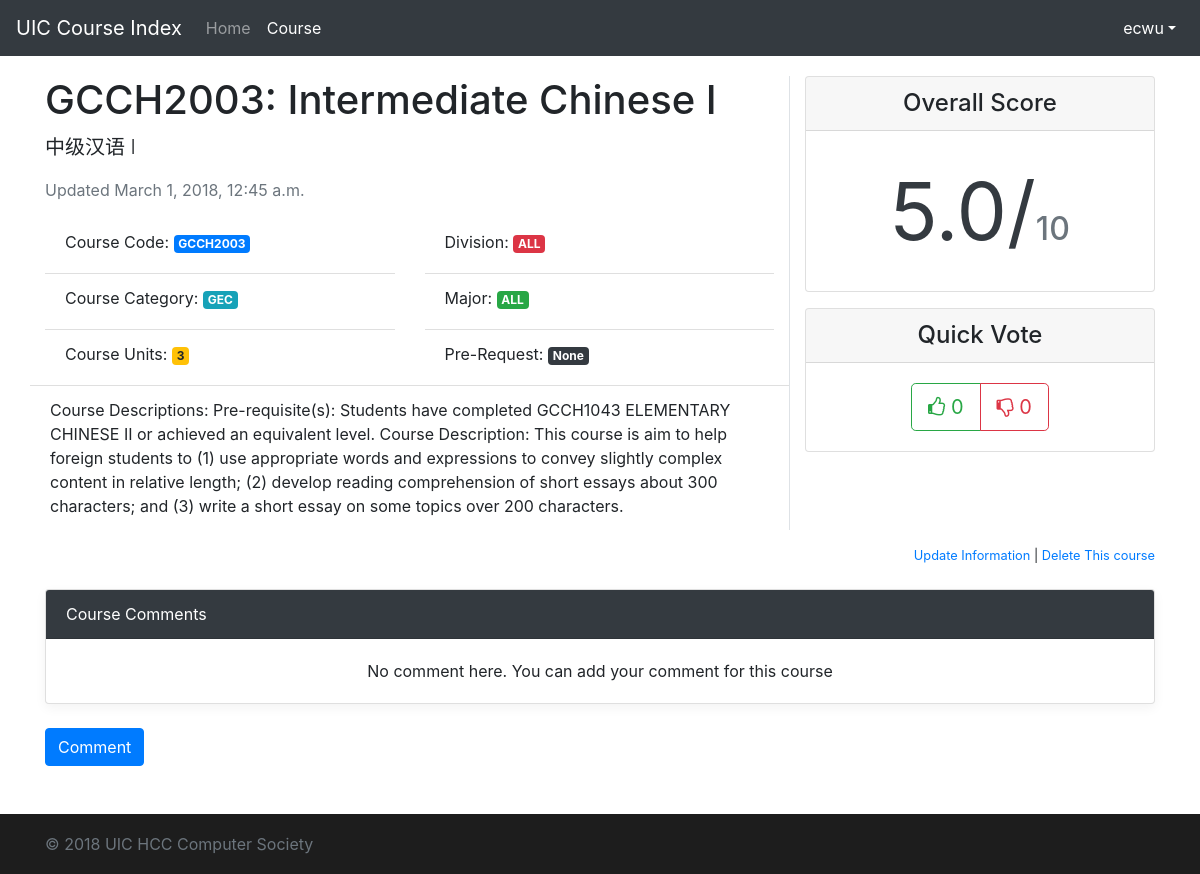
The page /course/16/ (signed in) on the database as committed earlier.
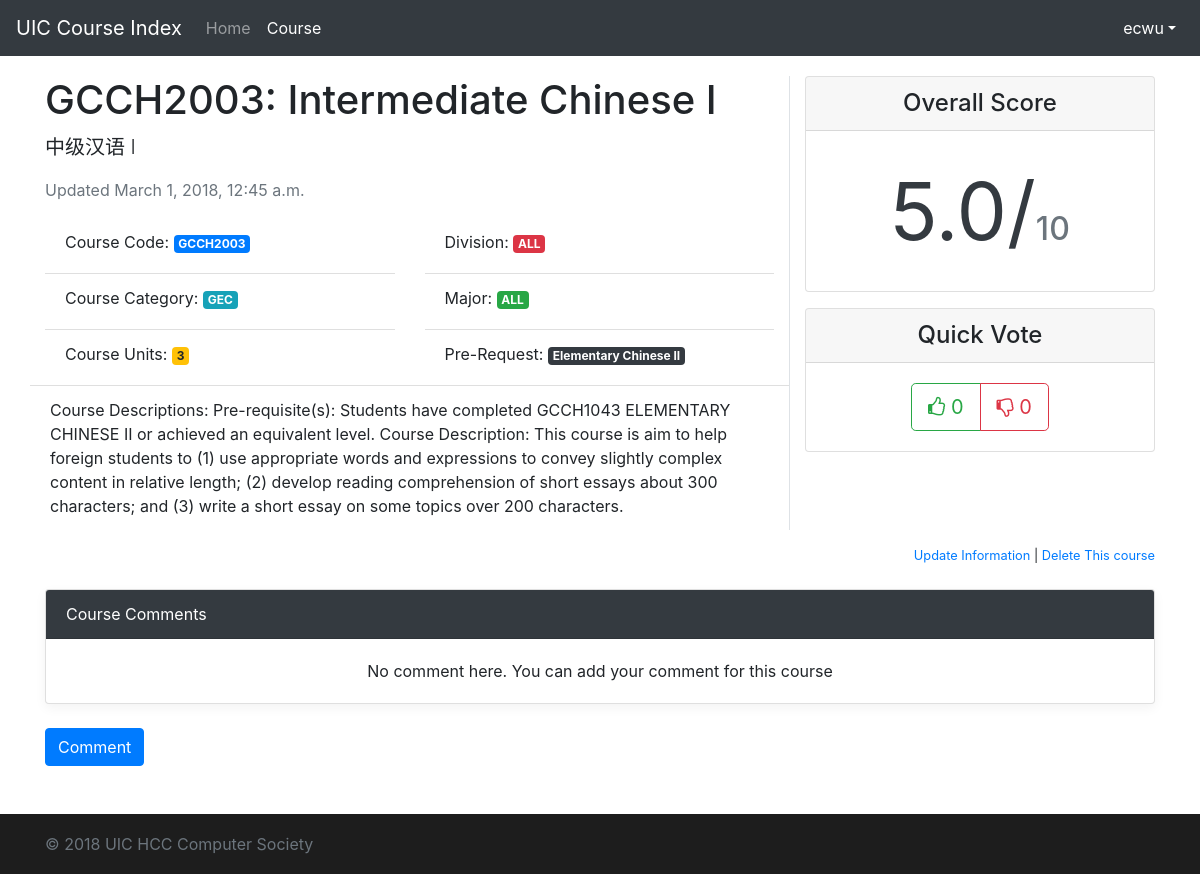
The same page on the database as committed later.
### course/models.py (models this page shows)
class Course(models.Model):
    UIC_DIVISION = (('DST', 'Division of Science and Technology'),
                    ('DBM', 'Division of Business and Management'),
                    ('DHSS', 'Division of Humanities and Social Sciences'),
                    ('DCC', 'Division of Culture and Creativity'),
                    ('ALL', 'All Division'))
    UIC_MAJOR = (
        ('DST', (
            ('FST', 'Food Science and Technology'),
            ('ENVS', 'Environmental Science'),
            ('APSY', 'Applied Psychology'),
            ('STAT', 'Statistics'),
            ('FM', 'Financial Mathematics'),
            ('CST', 'Computer Science and Technology'),
            ('DS', 'Data Science'),
            ('ALLDST', 'All DST Major')
        )),
        ('DBM', (
            ('ACCT', 'Accounting'),
            ('FIN', 'Finance'),
            ('AE', 'Applied Economics'),
            ('EBIS', 'e-Business Management and Information Systems'),
            ('MHR', 'Management of Human Resources'),
            ('MKT', 'Marketing Management'),
            ('EPIN', 'Entrepreneurship and Innovation'),
            ('ALLDBM', 'All DBM Major')
        )),
        ('DCC', (
            ('CCM', 'Culture, Creativity and Management'),
            ('CTV', 'Cinema and Television'),
            ('MAD', 'Media Arts and Design'),
            ('ALLDCC', 'All DCC Major')
        )),
        ('DHSS', (
            ('GIR', 'Government and International Relations'),
            ('SWSA', 'Social Work and Social Administration'),
            ('IJ', 'International Journalism'),
            ('PRA', 'Public Relations and Advertising'),
            ('ATS', 'Applied Translation Studies '),
            ('ELLS', 'English Language and Literature Studies'),
            ('ALLDHSS', 'All DHSS Major')
        )),
        ('ALL', 'ALL Major')
    )
    UIC_COURSE_CATEGORY = (
        ('BBAC', 'BBA (Hons) Core'),
        ('MR', 'Major Required'),
        ('ME', 'Major Elective'),
        ('GEC', 'General Education Core'),
        ('GED', 'General Education Distribution'),
        ('WPEX', 'Whole Person Education Experiential Learning Modules'),
        ('FE', 'Free Elective')
    )
    UIC_COURSE_UNITS = (
        (3, 'Three Units'),
        (1, 'One Unit')
    )
    course_name_en = models.CharField(max_length=128, null=True)
    course_name_cn = models.CharField(max_length=128, null=True)
    course_code = models.CharField(max_length=32, default='EMPY1003')
    course_units = models.IntegerField(default=3, choices=UIC_COURSE_UNITS)
    course_class = models.CharField(max_length=32, default='DEFAULT_CLASS')
    course_major = models.CharField(max_length=32, default='ALL', choices=UIC_MAJOR)
    course_division = models.CharField(max_length=32, default='ALL', choices=UIC_DIVISION)
    course_category = models.CharField(max_length=32, default='FE', choices=UIC_COURSE_CATEGORY)
    course_descriptions = models.TextField(null=True, default='To be added')
    course_pre_request = models.ForeignKey('self', blank=True, null=True, on_delete=models.DO_NOTHING)
    up_vote = models.IntegerField(default=0)
    down_vote = models.IntegerField(default=0)
    pub_date = models.DateTimeField(auto_now_add=True)
    update_time = models.DateTimeField(auto_now=True)
    view_times = models.IntegerField(default=0)
    is_display_score= models.BooleanField(default=True)
    def __str__(self):
        return self.course_name_en

### course/views.py (the view)
# urls.py: path('course/<int:course_id>/', views.course_detail, name='course_detail'),
def course_detail(request, course_id):
    if not request.user.is_authenticated:
        messages.add_message(request, messages.ERROR, 'Login required.')
        return redirect('/')
    else:
        course_solo = models.Course.objects.get(pk=course_id)
        course_comment = models.Comments.objects.filter(course=course_id)
        is_commented = True
        is_voted = True
        try:
            user_comment = models.Comments.objects.get(course=course_solo, sender=request.user)
        except ObjectDoesNotExist:
            user_comment = models.Comments.objects.filter(course=course_solo, sender=request.user)
            is_commented = False
        try:
            user_vote = models.QuickVotes.objects.get(course=course_solo, voter=request.user)
        except ObjectDoesNotExist:
            user_vote = models.QuickVotes.objects.filter(course=course_solo, voter=request.user)
            is_voted = False
        valid_upvote = models.QuickVotes.objects.filter(course=course_solo, vote_status=True, is_invalid_vote=0).count()
        valid_downvote = models.QuickVotes.objects.filter(course=course_solo, vote_status=False, is_invalid_vote=0).count()
        if valid_upvote + valid_downvote == 0:
            course_score = 5
        elif valid_downvote == 0:
            course_score = 10
        elif valid_upvote == 0:
            course_score = 2
        else:
            course_score = 2 + 8 * (valid_upvote / (valid_upvote + valid_downvote))
        vote_status = {
            'upvote': valid_upvote,  # True = up vote, False = down vote
            'downvote': valid_downvote,
            'score': course_score,
        }
        course_solo.view_times += 1
        course_solo.save()
        return render(request, 'course/detail.html', {'coursedata': course_solo,
                                                      'coursecomments': course_comment,
                                                      'is_commented': is_commented,
                                                      'user_comment': user_comment,
                                                      'is_voted': is_voted,
                                                      'user_vote': user_vote,
                                                      'course_vote_status': vote_status,
                                                      })

### course/templates/course/detail.html (shortened to what the changed rows need)
<!doctype html>
<html lang="en">
<head>
    <link href="https://cdn.bootcss.com/bootstrap/4.0.0/css/bootstrap.min.css" rel="stylesheet">
    <link href="https://cdn.bootcss.com/font-awesome/4.7.0/css/font-awesome.min.css" rel="stylesheet">
    {% load static %}
    <link href="{% static "course/css/login_page.css" %}" rel="stylesheet">
</head>
<body>
<main role="main" class="container">
                            <div class="row">
        <div class="col-md-8 border-right">
            <h1>{{coursedata.course_code | upper}}: {{ coursedata.course_name_en }}</h1>
            <p class="lead">{{coursedata.course_name_cn}}</p>
            <p class="text-muted">Updated {{coursedata.pub_date}}</p>
            <div class="row">
                <div class="col-md-6">
                    <ul class="list-group list-group-flush">
                        <li class="list-group-item">Course Code: <label class="badge badge-primary">{{coursedata.course_code | upper}}</label></li>
                        <li class="list-group-item">Course Category: <label class="badge badge-info">{{coursedata.course_category}}</label></li>
                        <li class="list-group-item">Course Units: <label class="badge badge-warning">{{coursedata.course_units}}</label></li>
                    </ul>
                </div>
                <div class="col-md-6">
                    <ul class="list-group list-group-flush">
                        <li class="list-group-item">Division: <label class="badge badge-danger">{{coursedata.course_division}}</label></li>
                        <li class="list-group-item">Major: <label class="badge badge-success">{{coursedata.course_major}}</label></li>
                        <li class="list-group-item">Pre-Request: <label class="badge badge-dark">{% if coursedata.course_pre_request %}
                            {{coursedata.course_pre_request}}
                        {% else %}
                        None
                        {% endif %}</label></li>
                    </ul>
                </div>
                <ul class="list-group list-group-flush">
                    <li class="list-group-item">Course Descriptions: {{coursedata.course_descriptions}}
                    </li>
                </ul>
            </div>
        </div>
    </div>
    <br>
    <br>
</main>
<br>
<br>
{% load static %}
</body>
</html>

Rows that differ between the two databases and show on the page:
changed Course "GCCH2003": course_pre_request (not shown) → "Elementary Chinese II"
Other text that changed with them:
text no longer shown: "None"
